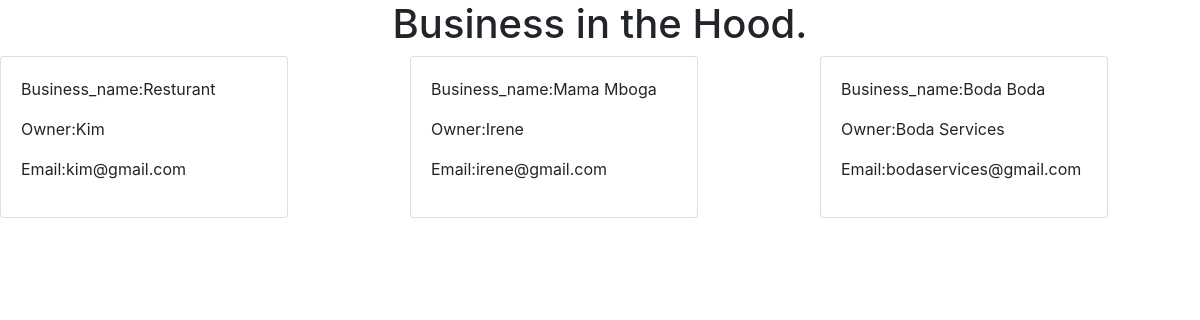
Page /Bussiness_Post/ on the committed database.
### hoodapp/models.py (models this page shows, shortened)
class Business(models.Model):
    Business_name =models.CharField(max_length=100)
    Owner_name = models.CharField(max_length=100, default=True)
    user = models.ForeignKey(User, on_delete=models.CASCADE, default=True)
    Business_email = models.EmailField()

### hoodapp/views.py (the view)
# urls.py: path('Bussiness_Post/',views.business_post, name='business_post'),
def business_post(request):
    business=Business.objects.all()
    post =Posts.objects.all()
    context ={
        "business":business,
        "post":post
    }
    return render(request,'Bussiness_Post.html',context)

### hoodapp/templates/Bussiness_Post.html
{%extends 'base.html'%}
{%block content%}
<body style="background-image: url(https://wanderingminstrelette.files.wordpress.com/2016/01/neighborhood.jpg)" ></body>
<h1 class="text-center">Business in the Hood.</h1>
    <div class="row">
       {%for busines in business%}
       <div class="col-sm-4 col-md-4 col-lg-4">
            <div class="card"style="width: 18rem;">
                <div class="card-body">
                    <p>Business_name:{{busines.Business_name}}</p>
                    <p >Owner:{{busines.Owner_name}}</p>
                    <p >Email:{{busines.Business_email}}</p>
                </div>
            </div>
        </div>
        {%endfor%}
    </div>
</body>
{%endblock%}

### rows in the picture
Business: Business_name "Resturant", Owner_name "Kim", Business_email "kim@gmail.com"
Business: Business_name "Mama Mboga", Owner_name "Irene", Business_email "irene@gmail.com"
Business: Business_name "Boda Boda", Owner_name "Boda Services", Business_email "bodaservices@gmail.com"
